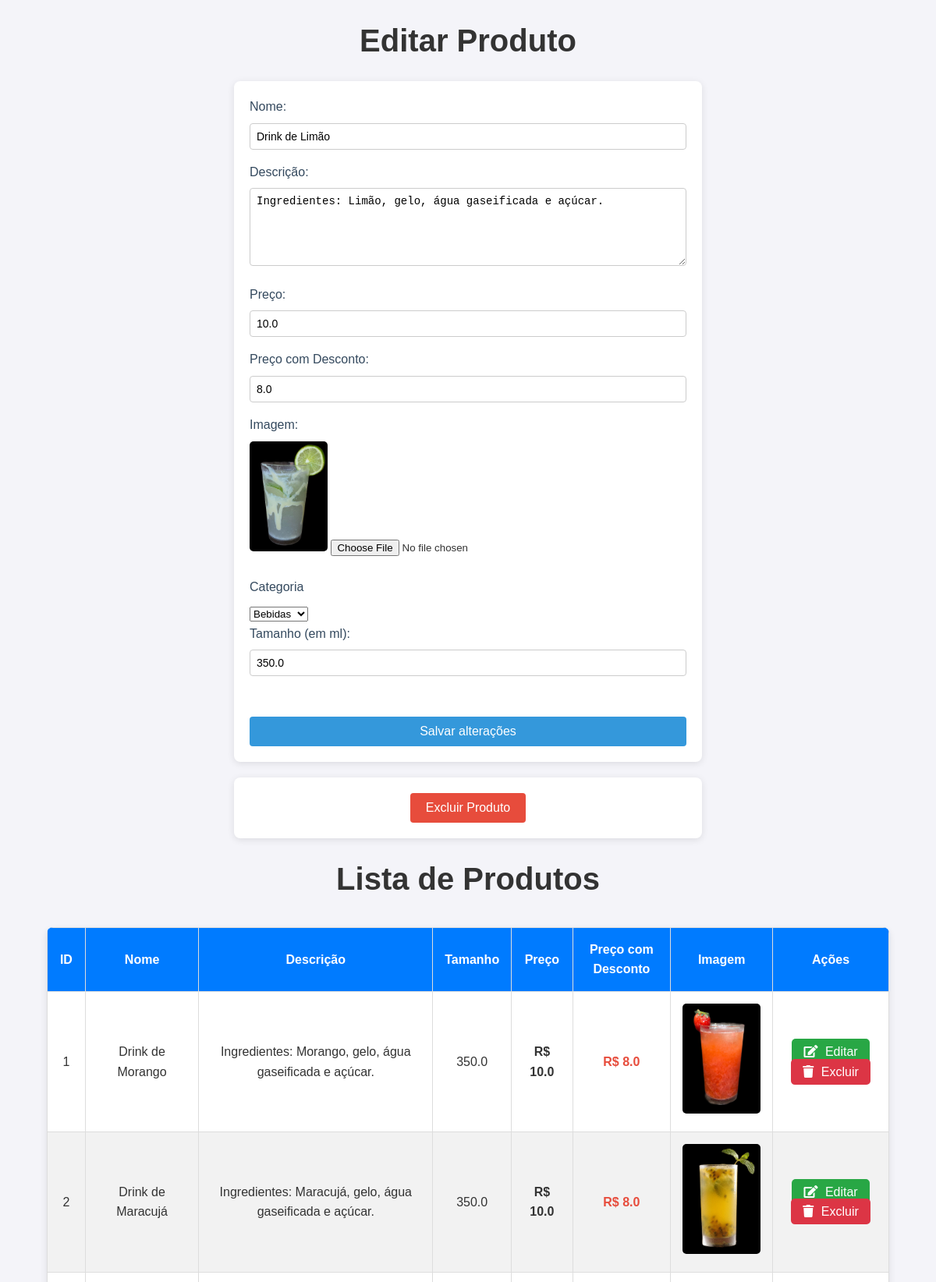
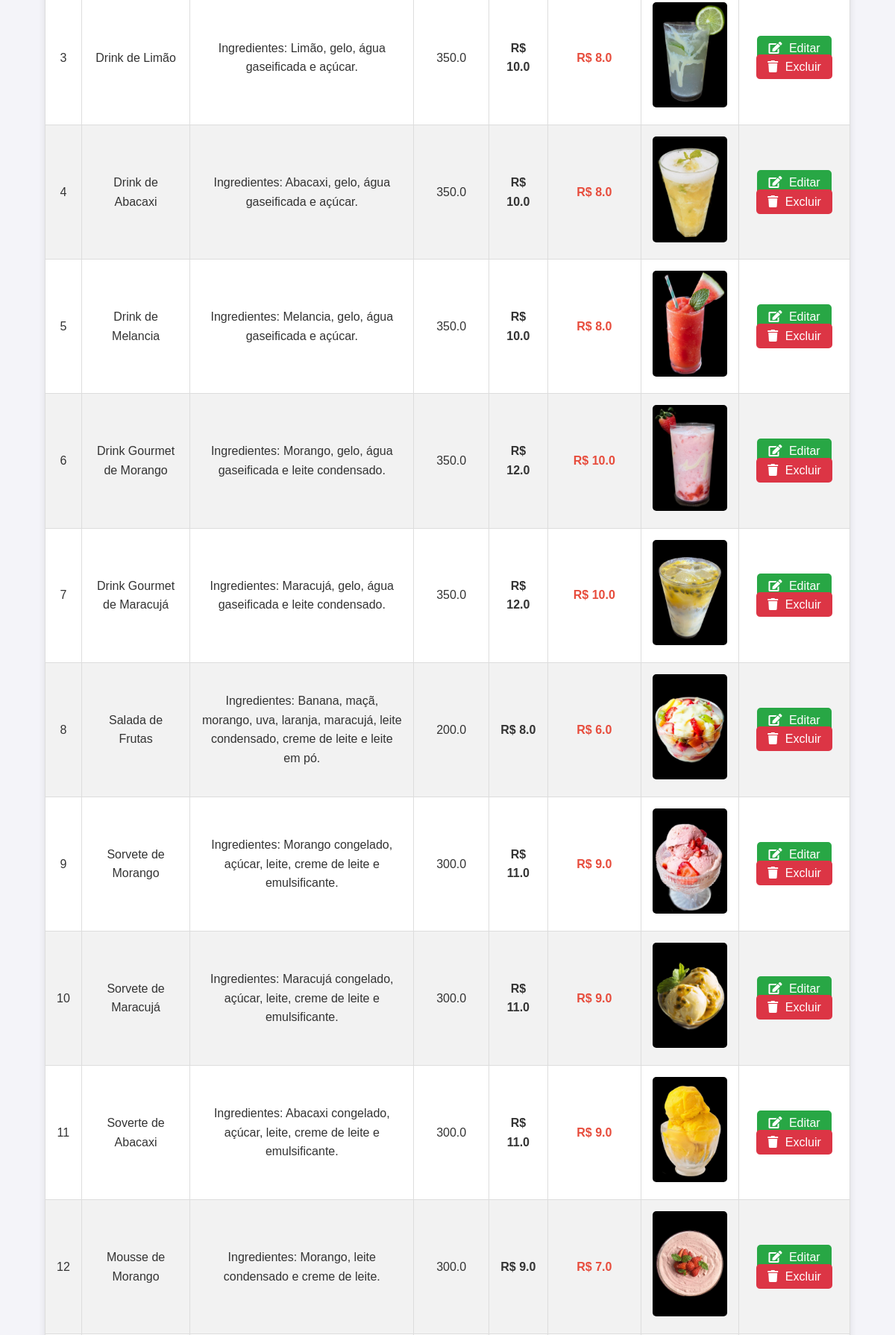
Page /crud/3 (upper part) on the committed database (2 pictures, top to bottom).
### main.py (models this page shows)
class Produto(db.Model):
    id = db.Column(db.Integer, primary_key=True)
    nome = db.Column(db.String(100), nullable=False)
    descricao = db.Column(db.String(200), nullable=False)
    tamanho = db.Column(db.Float, nullable=False)
    preco = db.Column(db.Float, nullable=False)
    preco_desconto = db.Column(db.Float, nullable=True)
    image = db.Column(db.String(250), nullable=False)
    categoria = db.Column(db.String(50), nullable=False)  # Adicionando a categoria

### main.py (the view, shortened to what this page needs)
@app.route('/crud', methods=['GET', 'POST'])
@app.route('/crud/<int:id>', methods=['GET', 'POST'])
def crud(id=None):
    produto = Produto.query.get(id) if id else None
    produtos = Produto.query.all()
    return render_template('crud.html', produto=produto, produtos=produtos)

### templates/crud.html (shortened to what this page needs)
<!DOCTYPE html>
<html lang="pt-BR">
<head>
    <link rel="stylesheet" href="/static/crud.css">
    <link rel="stylesheet" href="/static/listagem.css">
    <link rel="stylesheet" href="https://cdnjs.cloudflare.com/ajax/libs/font-awesome/5.15.4/css/all.min.css">
</head>
<body>
    <h1>{{ 'Editar Produto' if produto else 'Criar Produto' }}</h1>
    <form method="POST" enctype="multipart/form-data">
        <label for="nome">Nome:</label>
        <input type="text" name="nome" value="{{ produto.nome if produto else '' }}" required><br>
        <label for="descricao">Descrição:</label>
        <textarea name="descricao" required>{{ produto.descricao if produto else '' }}</textarea><br>
        <label for="preco">Preço:</label>
        <input type="number" step="0.01" name="preco" value="{{ produto.preco if produto else '' }}" required><br>
        <label for="preco_desconto">Preço com Desconto:</label>
        <input type="number" step="0.01" name="preco_desconto" value="{{ produto.preco_desconto if produto else '' }}"><br>
        <label for="image">Imagem:</label>
        {% if produto.image %}
        <img src="/{{ produto.image }}" alt="{{ produto.nome }}" width="100">
        <input type="file" name="image"><br><br>
        {% else %}
        <input type="file" name="image" required><br><br>
        {% endif %}
        <label for="categoria">Categoria</label>
        <select id="categoria" name="categoria" required>
            <option value="bebidas" {% if produto and produto.categoria == 'bebidas' %}selected{% endif %}>Bebidas</option>
        </select>
        <label for="tamanho">Tamanho (em ml):</label>
        <input type="number" step="0.01" name="tamanho" value="{{ produto.tamanho if produto else '' }}" required><br><br>
        <button type="submit">{{ 'Salvar alterações' if produto else 'Criar Produto' }}</button>
    </form>
    {% if produto %}
    <form action="{{ url_for('delete', id=produto.id) }}" method="POST">
        <button type="submit" class="btn-delete">Excluir Produto</button>
    </form>
    {% endif %}
    <h1>Lista de Produtos</h1>
    <table>
        <thead>
            <tr>
                <th>ID</th>
                <th>Nome</th>
                <th>Descrição</th>
                <th>Tamanho</th>
                <th>Preço</th>
                <th>Preço com Desconto</th>
                <th>Imagem</th>
                <th>Ações</th>
            </tr>
        </thead>
        <tbody>
            {% for produto in produtos %}
            <tr>
                <td>{{ produto.id }}</td>
                <td>{{ produto.nome }}</td>
                <td>{{ produto.descricao }}</td>
                <td>{{ produto.tamanho }}</td>
                <td class="price">R$ {{ produto.preco }}</td>
                <td class="price discount-price">R$ {{ produto.preco_desconto }}</td>
                <td><img src="/{{ produto.image }}" alt="{{ produto.nome }}"></td>
                <td>
                    <a href="/crud/{{produto.id}}" class="btn btn-edit">
                        <i class="fas fa-edit"></i> Editar
                    </a>
                    <a href="/delete/{{produto.id}}" onclick="return confirm('Deseja realmente excluir?')" class="btn btn-delete">
                        <i class="fas fa-trash"></i> Excluir
                    </a>
                </td>
            </tr>
            {% endfor %}
        </tbody>
    </table>
</body>
</html>

### static/crud.css (style rules this page uses)
* { margin: 0; padding: 0; box-sizing: border-box; }
body { font-family: Arial, sans-serif; background-color: #f4f4f4; color: #333; line-height: 1.6; padding: 20px; }
h1 { text-align: center; margin-bottom: 20px; font-size: 24px; color: #2c3e50; }
form { max-width: 600px; margin: 0 auto; background-color: #fff; padding: 20px; border-radius: 8px; box-shadow: 0 2px 10px rgba(0, 0, 0, 0.1); }
label { display: block; font-size: 16px; margin-bottom: 8px; color: #34495e; }
input[type="text"], input[type="number"], textarea { width: 100%; padding: 8px; margin-bottom: 16px; border: 1px solid #ccc; border-radius: 4px; font-size: 14px; }
textarea { height: 100px; resize: vertical; }
button { background-color: #3498db; color: #fff; padding: 10px 20px; border: none; border-radius: 4px; font-size: 16px; cursor: pointer; width: 100%; transition: background-color 0.3s ease; }
form > button { margin-top: 10px; }
form[action*="delete"] { margin-top: 20px; text-align: center; }
form[action*="delete"] button { background-color: #e74c3c; width: auto; margin: 0 auto; display: inline-block; }

### static/listagem.css (style rules this page uses)
body { font-family: 'Arial', sans-serif; background-color: #f4f4f9; margin: 0; padding: 0; }
h1 { text-align: center; margin-top: 20px; font-size: 2.5rem; color: #333; }
.btn i { margin-right: 5px; }
a { text-decoration: none; font-size: 1.2rem; color: #007bff; background-color: #f8f9fa; padding: 10px 20px; border-radius: 5px; transition: background-color 0.3s ease; }
table { width: 90%; margin: 30px auto; border-collapse: collapse; background-color: white; box-shadow: 0 4px 10px rgba(0, 0, 0, 0.1); border-radius: 8px; overflow: hidden; }
th, td { padding: 15px; text-align: center; border: 1px solid #ddd; }
th { background-color: #007bff; color: white; }
tr:nth-child(even) { background-color: #f2f2f2; }
img { max-width: 100px; height: auto; border-radius: 5px; }
.price { font-weight: bold; }
.discount-price { color: #e74c3c; }
.btn { padding: 8px 15px; font-size: 1rem; border-radius: 5px; text-decoration: none; color: white; display: inline; margin: 5px; }
.btn-edit { background-color: #28a745; }
.btn-delete { background-color: #dc3545; }

### rows in the picture
Produto: nome "Drink de Limão", descricao "Ingredientes: Limão, gelo, água gaseificada e açúcar.", preco "10.0", preco_desconto "8.0", image (picture), categoria "Bebidas", tamanho "350.0", id "3"
Produto: id "1", nome "Drink de Morango", descricao "Ingredientes: Morango, gelo, água gaseificada e açúcar.", tamanho "350.0", preco "10.0", preco_desconto "8.0", image (picture)
Produto: id "2", nome "Drink de Maracujá", descricao "Ingredientes: Maracujá, gelo, água gaseificada e açúcar.", tamanho "350.0", preco "10.0", preco_desconto "8.0", image (picture)
Produto: id "4", nome "Drink de Abacaxi", descricao "Ingredientes: Abacaxi, gelo, água gaseificada e açúcar.", tamanho "350.0", preco "10.0", preco_desconto "8.0", image (picture)
Produto: id "5", nome "Drink de Melancia", descricao "Ingredientes: Melancia, gelo, água gaseificada e açúcar.", tamanho "350.0", preco "10.0", preco_desconto "8.0", image (picture)
Produto: id "6", nome "Drink Gourmet de Morango", descricao "Ingredientes: Morango, gelo, água gaseificada e leite condensado.", tamanho "350.0", preco "12.0", preco_desconto "10.0", image (picture)
Produto: id "7", nome "Drink Gourmet de Maracujá", descricao "Ingredientes: Maracujá, gelo, água gaseificada e leite condensado.", tamanho "350.0", preco "12.0", preco_desconto "10.0", image (picture)
Produto: id "8", nome "Salada de Frutas", descricao "Ingredientes: Banana, maçã, morango, uva, laranja, maracujá, leite condensado, creme de leite e leite em pó.", tamanho "200.0", preco "8.0", preco_desconto "6.0", image (picture)
Produto: id "9", nome "Sorvete de Morango", descricao "Ingredientes: Morango congelado, açúcar, leite, creme de leite e emulsificante.", tamanho "300.0", preco "11.0", preco_desconto "9.0", image (picture)
Produto: id "10", nome "Sorvete de Maracujá", descricao "Ingredientes: Maracujá congelado, açúcar, leite, creme de leite e emulsificante.", tamanho "300.0", preco "11.0", preco_desconto "9.0", image (picture)
Produto: id "11", nome "Soverte de Abacaxi", descricao "Ingredientes: Abacaxi congelado, açúcar, leite, creme de leite e emulsificante.", tamanho "300.0", preco "11.0", preco_desconto "9.0", image (picture)
Produto: id "12", nome "Mousse de Morango", descricao "Ingredientes: Morango, leite condensado e creme de leite.", tamanho "300.0", preco "9.0", preco_desconto "7.0", image (picture)

### other values in the picture
{{ 'Editar Produto' if produto else 'Criar Produto' }} "Editar Produto"
{{ 'Salvar alterações' if produto else 'Criar Produto' }} "Salvar alterações"
